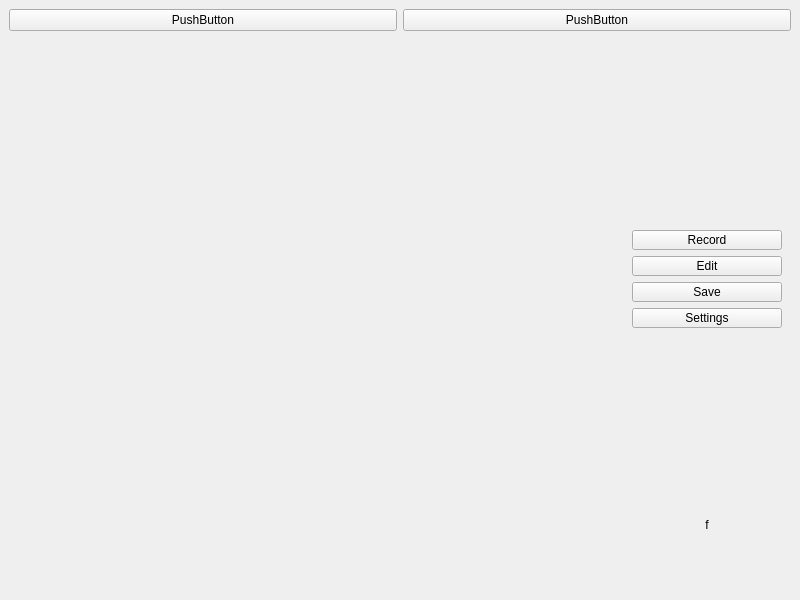
<?xml version="1.0" encoding="UTF-8"?>
<ui version="4.0">
 <class>MainWindow</class>
 <widget class="QMainWindow" name="MainWindow">
  <property name="geometry">
   <rect>
    <x>0</x>
    <y>0</y>
    <width>800</width>
    <height>600</height>
   </rect>
  </property>
  <property name="windowTitle">
   <string>MainWindow</string>
  </property>
  <widget class="QWidget" name="centralwidget">
   <layout class="QVBoxLayout" name="verticalLayout">
    <item>
     <layout class="QVBoxLayout" name="verticalLayout_2" stretch="0,1">
      <item>
       <layout class="QHBoxLayout" name="horizontalLayout_5">
        <item>
         <widget class="QPushButton" name="pushButton">
          <property name="text">
           <string>PushButton</string>
          </property>
         </widget>
        </item>
        <item>
         <widget class="QPushButton" name="pushButton_2">
          <property name="text">
           <string>PushButton</string>
          </property>
         </widget>
        </item>
       </layout>
      </item>
      <item>
       <layout class="QHBoxLayout" name="horizontalLayout_6" stretch="1,0">
        <property name="bottomMargin">
         <number>50</number>
        </property>
        <item>
         <widget class="QWidget" name="camera" native="true"/>
        </item>
        <item>
         <widget class="SilentWidget" name="widget" native="true">
          <property name="styleSheet">
           <string notr="true"/>
          </property>
          <layout class="QVBoxLayout" name="verticalLayout_4">
           <item>
            <layout class="QVBoxLayout" name="verticalLayout_3">
             <item>
              <spacer name="verticalSpacer_2">
               <property name="orientation">
                <enum>Qt::Vertical</enum>
               </property>
               <property name="sizeHint" stdset="0">
                <size>
                 <width>20</width>
                 <height>40</height>
                </size>
               </property>
              </spacer>
             </item>
             <item>
              <widget class="QPushButton" name="recordButton">
               <property name="sizePolicy">
                <sizepolicy hsizetype="Fixed" vsizetype="Fixed">
                 <horstretch>0</horstretch>
                 <verstretch>0</verstretch>
                </sizepolicy>
               </property>
               <property name="minimumSize">
                <size>
                 <width>150</width>
                 <height>20</height>
                </size>
               </property>
               <property name="maximumSize">
                <size>
                 <width>150</width>
                 <height>20</height>
                </size>
               </property>
               <property name="text">
                <string>Record</string>
               </property>
              </widget>
             </item>
             <item>
              <widget class="QPushButton" name="editButton">
               <property name="sizePolicy">
                <sizepolicy hsizetype="Fixed" vsizetype="Fixed">
                 <horstretch>0</horstretch>
                 <verstretch>0</verstretch>
                </sizepolicy>
               </property>
               <property name="minimumSize">
                <size>
                 <width>150</width>
                 <height>20</height>
                </size>
               </property>
               <property name="maximumSize">
                <size>
                 <width>150</width>
                 <height>20</height>
                </size>
               </property>
               <property name="text">
                <string>Edit</string>
               </property>
              </widget>
             </item>
             <item>
              <widget class="QPushButton" name="saveButton">
               <property name="sizePolicy">
                <sizepolicy hsizetype="Fixed" vsizetype="Fixed">
                 <horstretch>0</horstretch>
                 <verstretch>0</verstretch>
                </sizepolicy>
               </property>
               <property name="minimumSize">
                <size>
                 <width>150</width>
                 <height>20</height>
                </size>
               </property>
               <property name="maximumSize">
                <size>
                 <width>150</width>
                 <height>20</height>
                </size>
               </property>
               <property name="text">
                <string>Save</string>
               </property>
              </widget>
             </item>
             <item>
              <widget class="QPushButton" name="settingsButton">
               <property name="sizePolicy">
                <sizepolicy hsizetype="Fixed" vsizetype="Fixed">
                 <horstretch>0</horstretch>
                 <verstretch>0</verstretch>
                </sizepolicy>
               </property>
               <property name="minimumSize">
                <size>
                 <width>150</width>
                 <height>20</height>
                </size>
               </property>
               <property name="maximumSize">
                <size>
                 <width>150</width>
                 <height>20</height>
                </size>
               </property>
               <property name="text">
                <string>Settings</string>
               </property>
              </widget>
             </item>
             <item>
              <spacer name="verticalSpacer">
               <property name="orientation">
                <enum>Qt::Vertical</enum>
               </property>
               <property name="sizeHint" stdset="0">
                <size>
                 <width>20</width>
                 <height>40</height>
                </size>
               </property>
              </spacer>
             </item>
             <item>
              <widget class="QLabel" name="progessText">
               <property name="text">
                <string>f</string>
               </property>
               <property name="alignment">
                <set>Qt::AlignCenter</set>
               </property>
              </widget>
             </item>
            </layout>
           </item>
          </layout>
         </widget>
        </item>
       </layout>
      </item>
     </layout>
    </item>
   </layout>
  </widget>
 </widget>
 <customwidgets>
  <customwidget>
   <class>SilentWidget</class>
   <extends>QWidget</extends>
   <header>silentwidget.h</header>
   <container>1</container>
  </customwidget>
 </customwidgets>
 <resources/>
 <connections/>
</ui>
